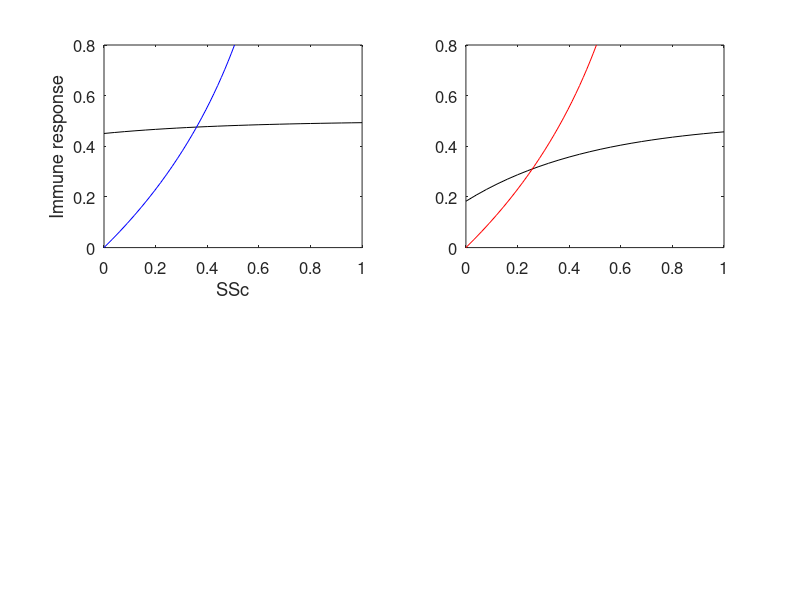

MATLAB code for this plot: (Note: this script raises an error after producing the figure.)
function IMMUNE_Phase(handles)
%----------------------------------------------------------------------------------------------
% 2D and 3D phase space analysis
%----------------------------------------------------------------------------------------------
% Initialize
%----------------------------------------------------------------------------------------------
% global Slim0 Sslope Ilim0 Islope Clim0 Cslope SIClast SScCoeff
% global Imult ICmult Smult
% global S0 I0 C0 
global St Ct It t Ssaved Csaved Isaved tsaved Slast Clast Ilast

set(0,'DefaultTextFontSize',12), set(0,'DefaultAxesFontSize',12)

if nargin
    flag_3D = false;
else
    flag_3D = false; % option for 3D
    handles = [];
end

[ Slim0,Clim0,Ilim0,Sslope,Cslope,Islope,S0,C0,I0,doSave ] = setParam(nargin,handles);

if nargin
    set(handles.C0_txt,    'String',sprintf('C0: %.2f',     C0    ))
    set(handles.Ilim0_txt, 'String',sprintf('Ilim0: %.2f',  Ilim0 ))
    set(handles.Clim0_txt, 'String',sprintf('Clim0: %.2f',  Clim0))
    set(handles.Slim0_txt, 'String',sprintf('Slim0: %.2f',  Slim0 ))
end

if doSave, return, end

[ tnew,X ] = ode45( @(t,X) fd3(t,X, Slim0,Clim0,Ilim0,Sslope,Cslope,Islope), ...
    [0 100], [S0;C0;I0] ); % solve ODE

Jt = find( max(abs(X')) < 1.2 );                 % only keep values less than 1.2

if isempty(tsaved)
    tlast = 0;
else
    tlast = tsaved(end);
end
t  = [tsaved;tnew(Jt)+tlast];                    % truncate
St = [Ssaved;X(Jt,1)]; Ct = [Csaved;X(Jt,2)]; It = [Isaved;X(Jt,3)];
Slast = X(1,1);        Clast = X(1,2);        Ilast = X(1,3);

plotResults( Slim0,Clim0,Ilim0,Sslope,Cslope,Islope,nargin,handles )

if flag_3D
    plotResults3D(nargin)
end


function plotResults3D(Nargin)
%----------------------------------------------------------------------------------------------
% Plot animated series of points in 3D
%----------------------------------------------------------------------------------------------
global St Ct It t

os = [1 1];

drawnow % finish drawing old figures before animation
if Nargin, fprintf('\n***** Paused for 3D plot *****\n'), pause, end

fig = figure(250); fig.Name = '3D fields';
% quiver3(SS,CS,IS,SIx,CIy,CSIz), axis tight
% plot3(St,Ct,It,'ro')

for j=1:2:round(length(St)*0.7)
%   plot3(St,Ct,It,'ro')
    plot3(St(1:j),Ct(1:j),It(1:j),'ko') % redraw plot
    hold on
    plot3(St(j),Ct(j),It(j),'ko')
    axis([0 1 0 1 0 0.5])
    xlabel('SSc'), ylabel('\color{red}C'), zlabel('I')
    plot3([0 St(j)],Ct(j)*os,It(j)*os,'k-')
    plot3(St(j)*os,[0 Ct(j)],It(j)*os,'r-')
    plot3(St(j)*os,Ct(j)*os,[0 It(j)],'g-'), grid on
    ax = gca; ax.YColor = 'red';
    pause(0.025)
    hold off
end


function plotResults( Slim0,Clim0,Ilim0,Sslope,Cslope,Islope,Nargin,handles )
%----------------------------------------------------------------------------------------------
% 2D plotting: I, C, SSc
%----------------------------------------------------------------------------------------------
global St Ct It t

n   = 26;                                   % number of points in each coordinate

Imax = 0.8;                                 % limit for I-axis
Is  = linspace(0,Imax,n);                   % 1D coordinates
Ss  = linspace(0,1,n);
Cs  = linspace(0,1,n);
[ SS    ] = meshgrid( Ss,Is );              % 2D coordinates
[ CS,IS ] = meshgrid( Cs,Is );
SIx = fSIx( SS, IS, Slim0, Sslope );                       % 2D vector fields
CIx = fCIx( CS, IS, Clim0, Cslope );
SICend= fSIy( SS, Ct(end), IS, Ilim0, Islope );
SISend= fSIy( St(end), CS, IS, Ilim0, Islope );
[ ~,Sx ] = fSIx( 0,  Is, Slim0, Sslope );                  % boundaries
[ ~,Cx ] = fCIx( 0,  Is, Slim0, Sslope );
[ ~,IyCend] = fSIy( Ss, Ct(end), 0, Ilim0, Islope  );
[ ~,IySend] = fSIy( St(end), Cs, 0, Ilim0, Islope  );

if ~Nargin, figure(110), clf, set(gcf,'Name','basic 2D fields','color','white'), end

if Nargin, axes(handles.axes1), else, subplot(2,2,1), end
hold off, p1a = plot(Ss,IyCend,'k-',Sx,Is,'b-'); hold on
axis tight, xlabel('SSc'), ylabel('Immune response'), axis([0 1 0 Imax])

if Nargin, axes(handles.axes2), else, subplot(2,2,2), end
hold off, p2a = plot(Cs,IySend,'k-',Cx,Is,'r-'); hold on
ax = gca; ax.XDir = 'reverse';
axis tight, xlabel('Cancer'), ylabel('Immune response'), axis([0 1 0 Imax])

if Nargin, axes(handles.axes3), else, subplot(2,2,[3 4]), end
cla

js = 1:3:round(length(St)*0.99);

if Nargin, axes(handles.axes1), else, subplot(2,2,1), end
p1b = plot(St(js),It(js),'g.','MarkerSize',9); plot(St(1),It(1),'g^','MarkerSize',9)
p1c = quiver(SS,IS,SIx,SICend);
legend([p1a;p1b;p1c],'I equilibrium','SSc equilibrium','disease trajectory','flow field',...
    'Location','NW')

if Nargin, axes(handles.axes2), else, subplot(2,2,2), end
p2b = plot(Ct(js),It(js),'g.','MarkerSize',9); plot(Ct(1),It(1),'g^','MarkerSize',9)
p2c = quiver(CS,IS,CIx*8,SISend);
legend([p2a;p2b;p2c],'I equilibrium','C equilibrium','disease trajectory','flow field')

if Nargin, axes(handles.axes3), else, subplot(2,2,[3 4]), end
plot(t(js),St(js),'b-',t(js),Ct(js),'r-',t(js),It(js),'k-','LineWidth',1)
ylabel('SSc, Cancer, Immune response'), xlabel('time'), hold on
axis([0 max(t) 0 0.8]), legend('Scleroderma','Cancer','Immune response')

%----------------------------------------------------------------------------------------------
% 3D plotting
%----------------------------------------------------------------------------------------------
[ SS,CS,IS ] = meshgrid( Ss,Cs,Is );        % coordinate change: SS wrt 2, CS wrt 1, IS wrt 3
SIx  = fSIx( SS, IS, Slim0, Sslope );                      % 3D vector fields
CIy  = fCIx( CS, IS, Clim0, Cslope );
CSIz = fSIy( SS, CS, IS, Ilim0, Islope );                  % simple sum of S and C used to determine change in I
[ ~,SIs ] = fSIx( 0, IS, Slim0, Sslope );
[ ~,CIs ] = fCIx( 0, IS, Clim0, Cslope );
[ ~,cSIs] = fSIy( SIs, CS,  0, Ilim0, Islope );
[ ~,CsIs] = fSIy( SS,  CIs, 0, Ilim0, Islope );
[ ~,CSIs] = fSIy( SS,  CS,  0, Ilim0, Islope );
Js = IS>cSIs;
Jc = IS<CsIs;

ss   = [SS(  :,[1 end],1)   SS([1 end],:,1)'];
cs   = [CS(  :,[1 end],1)   CS([1 end],:,1)'];
csis = [CSIs(:,[1 end],1) CSIs([1 end],:,1)'];
os   = ones(size(t));

axs = [0 1 0 1 0 0.8]; axs2 = [0 1 0 1];

if ~Nargin, fig = figure(220); fig.Name = 'overhead'; end

if Nargin, axes(handles.axes5), else, subplot(3,2,1), end
surf(squeeze(SIs(:,1,:)), squeeze(CS(:,1,:)), squeeze(IS(:,1,:)), 'FaceColor', [0.5 1 0.5], ...
    'FaceAlpha', 0.5, 'EdgeAlpha', 0.5 )
% hold on
surf(SS(:,:,1), CS(:,:,1), CSIs(:,:,1), 'FaceColor', [0.5 1 0.5], ...
    'FaceAlpha', 0.5, 'EdgeAlpha', 0.0 ), hold on
plot3(ss, cs, csis, 'k-', 'LineWidth', 0.3)
hold off
axis(axs), xlabel('SSc'), ylabel('C'), zlabel('I')
hold on, plot3(St,Ct,It,'r.',St(1),Ct(1),It(1),'r^'), hold off

if Nargin, axes(handles.axes6), else, subplot(3,2,3), end
surf(squeeze(SS(1,:,:)), squeeze(CIs(1,:,:)), squeeze(IS(1,:,:)), 'FaceColor', [0.5 0.5 1], ...
    'FaceAlpha', 0.5, 'EdgeAlpha', 0.5 )
hold on
surf(SS(:,:,1), CS(:,:,1), CSIs(:,:,1), 'FaceColor', [1 1 1]*0.8, ...
    'FaceAlpha', 0.5, 'EdgeAlpha', 0.0 )
plot3(ss, cs, csis, 'k-', 'LineWidth', 0.3)
hold off
axis(axs), xlabel('SSc'), ylabel('C'), zlabel('I')
hold on, plot3(St,Ct,It,'g.',St(1),Ct(1),It(1),'g^'), hold off

if Nargin, axes(handles.axes4), else, subplot(3,2,6), end
surf(squeeze(SS(1,:,:)), squeeze(CIs(1,:,:)), squeeze(IS(1,:,:)), 'FaceColor', [0.5 0.5 1], ...
    'FaceAlpha', 0.5, 'EdgeAlpha', 0.0 )
hold on
surf(squeeze(SIs(:,1,:)), squeeze(CS(:,1,:)), squeeze(IS(:,1,:)), 'FaceColor', [0.5 1 0.5], ...
    'FaceAlpha', 0.5, 'EdgeAlpha', 0.0 )
surf(SS(:,:,1), CS(:,:,1), CSIs(:,:,1), 'FaceColor', [1 1 1]*1.0, ...
    'FaceAlpha', 1.0, 'EdgeAlpha', 0.0 )
hold off
axis(axs2), xlabel('SSc'), ylabel('C')
hold on, plot3(St,Ct,os,'g.',St(1),Ct(1),os,'g^','MarkerSize',9), hold off, view(2)

if ~Nargin
    subplot(3,2,2)
    surf(squeeze(SIs(:,1,:)), squeeze(CS(:,1,:)), squeeze(IS(:,1,:)), 'FaceColor', [0.5 1 0.5], ...
        'FaceAlpha', 0.5, 'EdgeAlpha', 0.0 )
    hold on
    surf(SS(:,:,1), CS(:,:,1), CSIs(:,:,1), 'FaceColor', [1 1 1]*1.0, ...
        'FaceAlpha', 1.0, 'EdgeAlpha', 0.0 )
    hold off
    axis(axs2), xlabel('SSc'), ylabel('C')
    hold on, plot3(St,Ct,os,'g.',St(1),Ct(1),os,'g^','MarkerSize',9), hold off, view(2)
    
    subplot(3,2,4)
    surf(squeeze(SS(1,:,:)), squeeze(CIs(1,:,:)), squeeze(IS(1,:,:)), 'FaceColor', [0.5 0.5 1], ...
        'FaceAlpha', 0.5, 'EdgeAlpha', 0.0 )
    hold on
    surf(SS(:,:,1), CS(:,:,1), CSIs(:,:,1), 'FaceColor', [1 1 1]*1.0, ...
        'FaceAlpha', 1.0, 'EdgeAlpha', 0.0 )
    hold off
    axis(axs2), xlabel('SSc'), ylabel('C')
    hold on, plot3(St,Ct,os,'g.',St(1),Ct(1),os,'g^','MarkerSize',9), hold off, view(2)
    
    subplot(3,2,5)
    surf(squeeze(SS(1,:,:)), squeeze(CIs(1,:,:)), squeeze(IS(1,:,:)), 'FaceColor', [0.5 0.5 1], ...
        'FaceAlpha', 0.5, 'EdgeAlpha', 0.5 )
    hold on
    surf(squeeze(SIs(:,1,:)), squeeze(CS(:,1,:)), squeeze(IS(:,1,:)), 'FaceColor', [0.5 1 0.5], ...
        'FaceAlpha', 0.5, 'EdgeAlpha', 0.5 )
    surf(SS(:,:,1), CS(:,:,1), CSIs(:,:,1), 'FaceColor', [1 1 1]*0.8, ...
        'FaceAlpha', 0.5, 'EdgeAlpha', 0.0 )
    plot3(ss, cs, csis, 'k-', 'LineWidth', 0.3)
    hold off
    axis(axs), xlabel('SSc'), ylabel('C'), zlabel('I')
    hold on, plot3(St,Ct,It,'g.',St(1),Ct(1),It(1),'g^'), hold off
end


function dX = fd3( t, X, Slim0, Clim0, Ilim0, Sslope, Cslope, Islope )
%----------------------------------------------------------------------------------------------
% 3D vector field
%----------------------------------------------------------------------------------------------
% Basic shape of equilibrium curve for x-direction vectors (boundary between -> and <- vectors)
%
%    ^  |       Slim0 is the upper bound in S
%    |  |       
%  I | /        Sslope is the initial slope
%    |/
%    -------->
%           S
%----------------------------------------------------------------------------------------------
% Basic shape of equilibrium curve for y-direction vectors (boundary between ^ and v vectors)
%
%    ^  _____   Ilim0 is the upper bound in I
%  I | /        Islope is the initial slope
%    |/
%    -------->
%           S
%----------------------------------------------------------------------------------------------
Sx = X(1); Cy = X(2); Iz = X(3);              % vector components

dX    = 0*X;                                  % initialize
dX(1) = fSIx( Sx,     Iz, Slim0, Sslope );                   % S-component
dX(2) = fCIx( Cy,     Iz, Clim0, Cslope );                   % C-component
dX(3) = fSIy( Sx, Cy, Iz, Ilim0, Islope );                   % I-component

return


function [ SIx,Sx ] = fSIx( S, I, Slim0, Sslope )
%----------------------------------------------------------------------------------------------
% Vector field in the S (horizontal) direction
%----------------------------------------------------------------------------------------------
% Slims = a*(1 - exp(-b*I)), initial slope = a*b = Sslope*SScCoeff*Smult
% dS/dx = Slims - S
%
%       Slim0
%    ^-> | <-
%    |  /       
%  I | /        
%    |/
%    -------->
%           S
%----------------------------------------------------------------------------------------------
% Slims  = @(y) Slim0*(1-exp(-1/Sslope/Slim0*SScCoeff*y))*Smult;
Slims  = @(y) Slim0*(1-exp(-1/Sslope/Slim0*y));
Sx     = Slims(I);                           % equilibrum curve in S,I space
SIx    = Sx - S;                             % difference from Sequil and S: Sx - S
return


function [ CIx,Cx ] = fCIx( C, I, Clim0, Cslope )
%----------------------------------------------------------------------------------------------
% Vector field in the C (horizontal) direction
%
%   ^            ^  <- / -> |
%   |  ____    I |    /     |
%   | /          | __/y0    |
%   |/           |/         |
%   ------->     ------------->
%                0      C   1
%----------------------------------------------------------------------------------------------
% Clims = y0 + (I/0.8 - y0^3)^(1/3)
% 
%----------------------------------------------------------------------------------------------
% i = (c-1/2)^3 + b,  b = (1/2)^3
% (i-b)^1/3 = c - 1/2
% c = (i-b)^1/3 + 1/2
%   = (i-(1/2)^3)^1/3 + 1/2
%----------------------------------------------------------------------------------------------
% I3     = (10/ICmult)*I.^4 + I*0.0;           % change from 10 to 100
% y0     = 0.6;
% Clims  = @(y) (abs(y-y0^3).^(1/3).*sign(y-y0^3) + y0);
% Cx     = Clims(I3);                          % equilibrium curve in C,I space
% Cx     = Clims(I/0.8)*ICmult;
Clims  = @(y) Clim0*(1-exp(-1/Cslope/Clim0*y));
Cx     = Clims(I);
CIx    = C .* (C - Cx);                        % make it zero on vertical axis
% CIx  = C .* (C - Cx).*(1 - C);               % make it zero on vertical axes

return


function [ SIy,Iy ] = fSIy( S, C, I, Ilim0, Islope )
%----------------------------------------------------------------------------------------------
% Vector field in the I (vertical) direction
%----------------------------------------------------------------------------------------------
% Ilims = a*(1-exp(-b*(S+C)))
%----------------------------------------------------------------------------------------------
% Ilims  = @(x) Ilim0*(1-exp(-Islope/Ilim0*x))*Imult;
Ilims  = @(x) Ilim0*(1-exp(-Islope/Ilim0*x));
SC     = (S+C)/1;
Iy     = Ilims(SC);                          % equilibrium curve in S+C,I space
SIy    = Iy - I;                             % here both S and C have additive effect on I

return


function [ Slim0,Clim0,Ilim0,Sslope,Cslope,Islope,S0,C0,I0,doSave ] = setParam( Nargin,handles )
%----------------------------------------------------------------------------------------------
% Set parameters
%----------------------------------------------------------------------------------------------
% doReset -> set Ssaved = [] and return
% doSave  -> save current S into Ssaved, save last point and return
% else    -> run and append to Ssaved
%----------------------------------------------------------------------------------------------
global St Ct It t Ssaved Csaved Isaved tsaved Slast Clast Ilast
global iRuns

Krun     =  1;                      % 1(01), 2(00), 3(11), 4(11), 5(10)

Irun     =  1;                      % index for vector of parameters describing 2D equilibria
I0run    =  1;                      % index for initial value

if Krun==1
    [Irun,I0run] = deal(1,1);      % basic run
elseif Krun==2
    [Irun,I0run] = deal(2,1);
end

Slim0s = [ 0.8 0.8 0.8 0.8 0.01 ];  % set of values for Slim0 (see above) indexed by Irun
Sslopes= [ 1.0 0.3 0.3 0.3 0.9  ];  %                   Sslope

Ilim0s = [ 0.5 0.8 0.8 0.8 0.4 ];   % set of values for Ilim0 (see above) indexed by Irun
Islopes= [ 1.0 0.7 0.3 0.2 0.3 ];   %                   Islope

Clim0s = [ 0.6 0.8 0.4 0.8 0.4 ];   % set of values for Clim0 (see above) indexed by Irun
Cslopes= [ 1.0 0.4 0.4 0.3 0.8 ];   %                   Cslope

S0s    = [ 0.2 0.7 0.0 0.0  ];      % initial value for S indexed by I0run
C0s    = [ 0.5 0.6 0.4 0.20 ];      %                   C
I0s    = [ 0.1 0.3 0.0 0.0  ];      %                   I

SICs   = [ Slim0s;Sslopes;Ilim0s;Islopes;Clim0s;Cslopes ];  % matrix of parameters
SIC0s  = [ S0s;I0s;C0s ];                                   % matrix of initial conditions

SICc   = num2cell(SICs (:,Irun )');                            % make it into a cell
[ Slim00,Sslope,Ilim00,Islope,Clim00,Cslope ] = deal(SICc{:}); % deal the parameters

SIClast = num2cell(SIC0s(:,I0run)');                     % default initial values for new runs
%----------------------------------------------------------------------------------------------
% Handle values
%----------------------------------------------------------------------------------------------
if Nargin
    h = handles.initialValues;
    doSave     = get(handles.save_button, 'Value');
    doReset    = get(handles.reset_button,'Value');
    doClear    = get(handles.clear_button,'Value');      % CLear also sets Reset
    if isempty(iRuns) || doClear
        iRuns = 0;
    else
        SIClast = {St(end),It(end),Ct(end)};             % save the end point
    end
    if h.UserData                                        % user values in initialValues textbox
        hValues = str2num(h.String(h.Value,:));
        SIClast = num2cell(hValues(2:4));
        cValues = num2cell(hValues);
        [ Slim0,Ilim0,Clim0 ] = cValues{5:7};
        set(handles.Clim0,'Value',Clim0)
        set(handles.Slim0,'Value',Slim0)
        set(handles.Ilim0,'Value',Ilim0)
    else
        C0         = get(handles.C0,    'Value');
        Clim0      = get(handles.Clim0, 'Value');
        Slim0      = get(handles.Slim0, 'Value');
        Ilim0      = get(handles.Ilim0, 'Value');
    end
else
    C0       = SIC0s(3,I0run);
    doSave   = false;
    doReset  = true;
    Clim0     = Clim00; Slim0 = Slim00; Ilim0 = Ilim00;
end

% Reset: use ICmult0, Smult0, Imult0, SIC0
if doSave
    iRuns  = iRuns + 1;
    params = [Slast Ilast Clast Slim0 Ilim0 Clim0];
    paramsTxt = sprintf('%2i %.2f %.2f %.2f %.2f %.2f %.2f',iRuns,params);
    if isempty(h.String)
        h.String = paramsTxt;
    else
        set(h,'String',char(h.String,paramsTxt))            % append new row in the character vector
    end
    for i=1:size(h.String,1)
        fprintf('\n''%s'',...',h.String(i,:))
    end

    tsaved = t; Ssaved = St; Csaved = Ct; Isaved = It;
    SIClast = {St(end),It(end),Ct(end)};                    % save the end point
%   return
elseif doReset
    tsaved = []; Ssaved = []; Csaved = []; Isaved = [];
    Clim0     = Clim00; Slim0 = Slim00; Ilim0 = Ilim00;
    if Nargin
        handles.Clim0.Value = Clim0; handles.Slim0.Value = Slim0; handles.Ilim0.Value = Ilim0; 
    end
end

[ S0,I0 ] = deal(SIClast{1:2});                           % deal the initial conditions

if ~isempty(tsaved)                                       % if Save, use last value
    C0 = deal(SIClast{3});
elseif Nargin                                             % else if handles, use fig
    C0 = get(handles.C0,'Value');
end

%----------------------------------------------------------------------------------------------
% .33 .71 .77  S .
%         .59  . .
%     .67      S C
%----------------------------------------------------------------------------------------------
